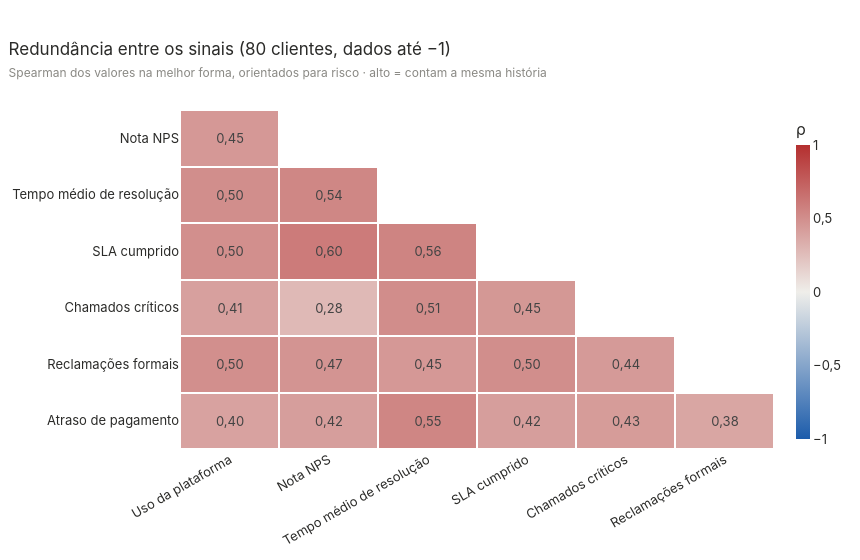

Write notebook code for a chart like this one.
### Code cell
val = pd.DataFrame({s: SINAIS[s].direcao * V[1][(s, MELHOR[s])] for s in ORDEM})   # orientado: maior = mais risco
corr = val.corr("spearman")
mask = np.tril(np.ones(corr.shape, dtype=bool), k=-1)
cc = corr.where(mask).iloc[1:, :-1]
fig = go.Figure(go.Heatmap(z=cc.values, x=[ROT[s] for s in cc.columns], y=[ROT[s] for s in cc.index], zmin=-1, zmax=1, xgap=2, ygap=2,
                           colorscale=[[0, "#1c5cab"], [0.5, "#efeeea"], [1, "#b42f2f"]],
                           text=cc.map(lambda v: "" if pd.isna(v) else br(v)).values, texttemplate="%{text}",
                           colorbar=dict(title="ρ", thickness=14),
                           hovertemplate="%{y} × %{x}<br>ρ = %{z:.2f}<extra></extra>"))
fig.update_yaxes(autorange="reversed", showgrid=False)
fig.update_xaxes(tickangle=-30, showgrid=False)
fig.update_layout(height=560, width=860,
                  title="Redundância entre os sinais (80 clientes, dados até −1)"
                        + sub("Spearman dos valores na melhor forma, orientados para risco · alto = contam a mesma história"))
fig.show()

### Figure 1 — Plotly figure (JSON) as saved in the notebook; plotly's stock layout.template omitted (floating-point values rounded to 4 significant figures)
{"data": [{"colorbar": {"thickness": 14, "title": {"text": "ρ"}}, "colorscale": [[0, "#1c5cab"], [0.5, "#efeeea"], [1, "#b42f2f"]], "hovertemplate": "%{y} × %{x}<br>ρ = %{z:.2f}<extra></extra>", "text": [["0,45", "", "", "", "", ""], ["0,50", "0,54", "", "", "", ""], ["0,50", "0,60", "0,56", "", "", ""], ["0,41", "0,28", "0,51", "0,45", "", ""], ["0,50", "0,47", "0,45", "0,50", "0,44", ""], ["0,40", "0,42", "0,55", "0,42", "0,43", "0,38"]], "texttemplate": "%{text}", "type": "heatmap", "x": ["Uso da plataforma", "Nota NPS", "Tempo médio de resolução", "SLA cumprido", "Chamados críticos", "Reclamações formais"], "xgap": 2, "y": ["Nota NPS", "Tempo médio de resolução", "SLA cumprido", "Chamados críticos", "Reclamações formais", "Atraso de pagamento"], "ygap": 2, "z": [[0.4478, NaN, NaN, NaN, NaN, NaN], [0.5013, 0.5413, NaN, NaN, NaN, NaN], [0.4984, 0.6016, 0.5575, NaN, NaN, NaN], [0.4079, 0.2778, 0.5066, 0.4523, NaN, NaN], [0.4985, 0.4723, 0.4482, 0.5037, 0.4381, NaN], [0.3976, 0.4184, 0.5451, 0.4182, 0.4317, 0.3788]], "zmax": 1, "zmin": -1}], "layout": {"height": 560, "title": {"text": "Redundância entre os sinais (80 clientes, dados até −1)<br><span style='font-size:12px;color:#8a8984'>Spearman dos valores na melhor forma, orientados para risco · alto = contam a mesma história</span>"}, "width": 860, "xaxis": {"showgrid": false, "tickangle": -30}, "yaxis": {"autorange": "reversed", "showgrid": false}}}
